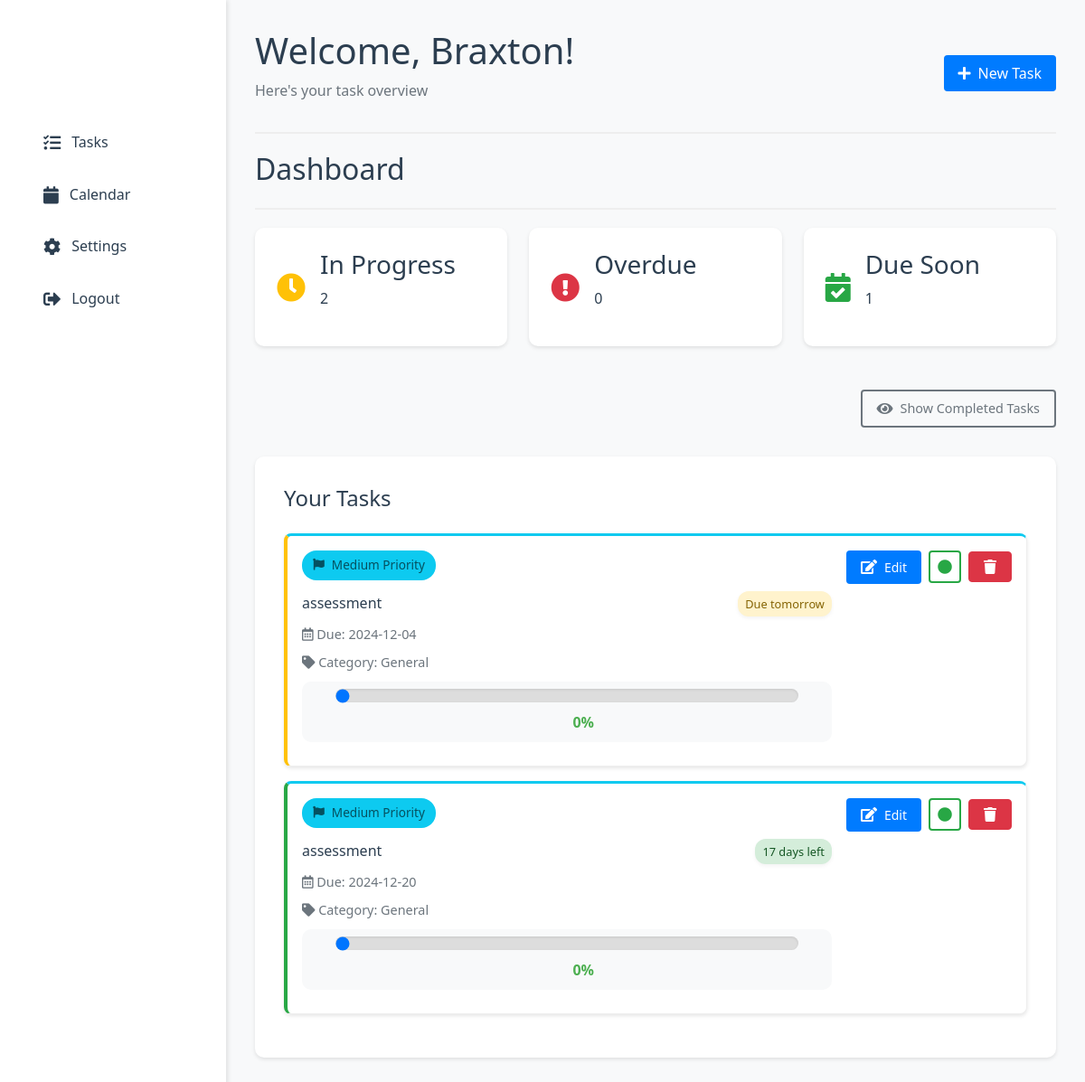
The app's page /dashboard (signed in) with its own data.
### tables this page shows
CREATE TABLE todos (
                id INTEGER PRIMARY KEY AUTOINCREMENT,
                user_id INTEGER NOT NULL,
                task TEXT NOT NULL,
                due_date TEXT NOT NULL,
                done BOOLEAN NOT NULL DEFAULT 0, category_id INTEGER 
            REFERENCES categories(id), category TEXT DEFAULT 'General', notes TEXT DEFAULT '', custom_color TEXT DEFAULT NULL, importance TEXT DEFAULT 'medium', progress INTEGER DEFAULT 0,
                FOREIGN KEY (user_id) REFERENCES users (id)
            );

### app.py (the view, shortened to what this page needs)
@app.route("/dashboard", methods=["GET", "POST"])
@app.route("/dashboard/<show_completed>")
def dashboard(show_completed=None):
    if 'user_id' not in session:
        flash("Please login first!", "error")
        return redirect(url_for("login"))
    conn = sqlite3.connect(DB_PATH)
    cursor = conn.cursor()
    if show_completed:
        cursor.execute("""
            SELECT id, task, due_date, category, notes, importance, progress, done
            FROM todos
            WHERE user_id = ?
            ORDER BY done ASC, date(due_date) ASC
        """, (session['user_id'],))
    else:
        cursor.execute("""
            SELECT id, task, due_date, category, notes, importance, progress, done
            FROM todos
            WHERE user_id = ? AND done = 0
            ORDER BY date(due_date) ASC
        """, (session['user_id'],))
    todos = cursor.fetchall()
    conn.close()
    todo_list = []
    for todo in todos:
        due_date = datetime.fromisoformat(todo[2])
        time_left = due_date.date() - date.today()
        days_left = time_left.days
        color = colour(days_left)
        if days_left < 0:
            due_text = f"{abs(days_left)} days overdue"
        elif days_left == 0:
            due_text = "Due today"
        elif days_left == 1:
            due_text = "Due tomorrow"
        else:
            due_text = f"{days_left} days left"
        todo_list.append({
            "id": todo[0],
            "task": todo[1],
            "due_date": due_date.strftime("%Y-%m-%d"),
            "category": todo[3],
            "notes": todo[4],
            "importance": todo[5],
            "progress": todo[6],  # Added progress
            "color": color,
            "due_text": due_text,
            "done": todo[7],  # Add the done status
        })
    return render_template("dashboard.html",
                         todo_list=todo_list,
                         show_completed=bool(show_completed))

### app.py (called while the page is built)
def colour(days_left):
    if days_left < 0:
        return "red"  # Overdue
    elif days_left == 0:
        return "yellow"  # Due today
    elif days_left == 1:
        return "yellow"  # Due tomorrow
    elif days_left <= 7:
        return "yellow"  # Due soon
    else:
        return "on-time"  # On time

### templates/dashboard.html (shortened to what this page needs)
<!DOCTYPE html>
<html lang="en">
<head>
    <link rel="stylesheet" href="{{ url_for('static', filename='css/style.css') }}">
    <link rel="stylesheet" href="https://cdnjs.cloudflare.com/ajax/libs/font-awesome/5.15.4/css/all.min.css">
</head>
<body class="dashboard-body">
    <div class="dashboard-container">
        <aside class="sidebar">
            <div class="sidebar-header">
                <h2 class="logo">TaskMaster Pro</h2>
            </div>
            <nav class="sidebar-nav">
                <a href="{{ url_for('dashboard') }}" class="nav-item {% if active_page == 'tasks' %}active{% endif %}">
                    <i class="fas fa-tasks"></i> Tasks
                </a>
                <a href="{{ url_for('calendar_view') }}" class="nav-item {% if active_page == 'calendar' %}active{% endif %}">
                    <i class="fas fa-calendar"></i> Calendar
                </a>
                <a href="{{ url_for('settings') }}" class="nav-item {% if active_page == 'settings' %}active{% endif %}">
                    <i class="fas fa-cog"></i> Settings
                </a>
                <a href="{{ url_for('logout') }}" class="nav-item">
                    <i class="fas fa-sign-out-alt"></i> Logout
                </a>
            </nav>
        </aside>
        <main class="main-content">
            <header class="dashboard-header">
                <div>
                    <h1>Welcome, {{ session['username'] }}!</h1>
                    <p class="text-muted">Here's your task overview</p>
                </div>
                <div class="header-actions">
                    <button class="btn btn-primary" onclick="document.getElementById('addTaskModal').style.display='block'">
                        <i class="fas fa-plus"></i> New Task
                    </button>
                </div>
            </header>
            <div class="dashboard-header">
                <h2>Dashboard</h2>
            </div>
            <div class="task-summary">
                <div class="summary-card">
                    <i class="fas fa-clock text-warning"></i>
                    <div class="summary-info">
                        <h3>In Progress</h3>
                        <p>{{ todo_list|length }}</p>
                    </div>
                </div>
                <div class="summary-card">
                    <i class="fas fa-exclamation-circle text-danger"></i>
                    <div class="summary-info">
                        <h3>Overdue</h3>
                        <p>{{ todo_list|selectattr('color', 'equalto', 'red')|list|length }}</p>
                    </div>
                </div>
                <div class="summary-card">
                    <i class="fas fa-calendar-check text-success"></i>
                    <div class="summary-info">
                        <h3>Due Soon</h3>
                        <p>{{ todo_list|selectattr('color', 'equalto', 'yellow')|list|length }}</p>
                    </div>
                </div>
            </div>
            <div class="dashboard-actions">
                <button class="btn btn-outline-secondary toggle-completed-btn">
                    <i class="fas fa-eye"></i>
                    <span class="toggle-text">Show Completed Tasks</span>
                </button>
            </div>
            <div class="task-list">
                <h2>Your Tasks</h2>
                {% if todo_list %}
                    {% for todo in todo_list %}
                    <div class="task-card status-{{ todo.color }} {% if todo.done %}task-completed{% endif %}">
                        <div class="task-content">
                            <div class="task-priority">
                                <span class="importance-badge {{ todo.importance }}">
                                    <i class="fas fa-flag"></i> {{ todo.importance|title }} Priority
                                </span>
                            </div>
                            <div class="task-header">
                                <h3>{{ todo.task }}</h3>
                                <span class="due-badge {{ todo.color }}">{{ todo.due_text }}</span>
                            </div>
                            <p><i class="far fa-calendar-alt"></i> Due: {{ todo.due_date }}</p>
                            <p><i class="fas fa-tag"></i> Category: {{ todo.category }}</p>
                            <div class="progress-bar">
                                <input type="range" min="0" max="100" value="{{ todo.progress }}"
                                       class="progress-slider" data-task-id="{{ todo.id }}">
                                <span class="progress-value">{{ todo.progress }}%</span>
                            </div>
                        </div>
                        <div class="task-actions">
                            <a href="{{ url_for('edit_task', task_id=todo.id) }}" class="btn btn-sm btn-primary">
                                <i class="fas fa-edit"></i> Edit
                            </a>
                            <button class="btn btn-sm toggle-complete-btn {% if todo.done %}btn-success active{% else %}btn-outline-success{% endif %}"
                                    data-task-id="{{ todo.id }}">
                                <i class="fas {% if todo.done %}fa-check-circle{% else %}fa-circle{% endif %}"></i>
                            </button>
                            <a href="{{ url_for('delete_task', task_id=todo.id) }}" class="btn btn-danger btn-sm">
                                <i class="fas fa-trash"></i>
                            </a>
                        </div>
                    </div>
                    {% endfor %}
                {% else %}
                    <div class="empty-state">
                        <i class="fas fa-clipboard-list"></i>
                        <p>No tasks yet. Add your first task to get started!</p>
                    </div>
                {% endif %}
            </div>
        </main>
    </div>
</body>
</html>

### templates/dashboard.html (style rules this page uses)
.dashboard-header { display: flex; justify-content: space-between; align-items: center; margin-bottom: 20px; }
.btn { padding: 8px 16px; text-decoration: none; border-radius: 4px; display: inline-flex; align-items: center; gap: 0.5rem; }
.btn-primary { background-color: #007bff; color: white; }
.btn-danger { background-color: #dc3545; color: white; }
.btn i { font-size: 1rem; }
.task-header { display: flex; justify-content: space-between; align-items: center; margin-bottom: 0.5rem; }
.due-badge { font-size: 0.8rem; padding: 0.25rem 0.5rem; border-radius: 12px; font-weight: 500; }
.due-badge.yellow { background-color: #fff3cd; color: #856404; }
.due-badge.on-time { background-color: #d4edda; color: #155724; }
.task-card { display: flex; justify-content: space-between; align-items: flex-start; padding: 1rem; margin-bottom: 1rem; background: white; border-radius: 8px; box-shadow: 0 2px 4px rgba(0,0,0,0.1); }
.task-content { flex-grow: 1; margin-right: 1rem; }
.importance-badge { font-size: 0.8rem; padding: 0.25rem 0.5rem; border-radius: 12px; font-weight: 500; }
.importance-badge.medium { background-color: #cff4fc; color: #055160; }
.task-priority { margin-bottom: 0.75rem; }
.importance-badge { display: inline-flex; align-items: center; gap: 0.5rem; padding: 0.35rem 0.75rem; border-radius: 16px; font-weight: 500; font-size: 0.85rem; }
.importance-badge i { font-size: 0.8rem; }
.importance-badge.medium { background-color: #0dcaf0; color: #055160; }
.task-card { border-top: 3px solid transparent; }
.task-card:has(.importance-badge.medium) { border-top-color: #0dcaf0; }

### records on screen
todos: importance "Medium", task "assessment", due_text "Due tomorrow", due_date "2024-12-04", category "General", progress "0", done False (drawn)
todos: importance "Medium", task "assessment", due_text "17 days left", due_date "2024-12-20", category "General", progress "0", done False (drawn)

### other values on screen
{{ session['username'] }} "Braxton"
{{ todo_list|length }} "2"
{{ todo_list|selectattr('color', 'equalto', 'red')|list|length }} "0"
{{ todo_list|selectattr('color', 'equalto', 'yellow')|list|length }} "1"
